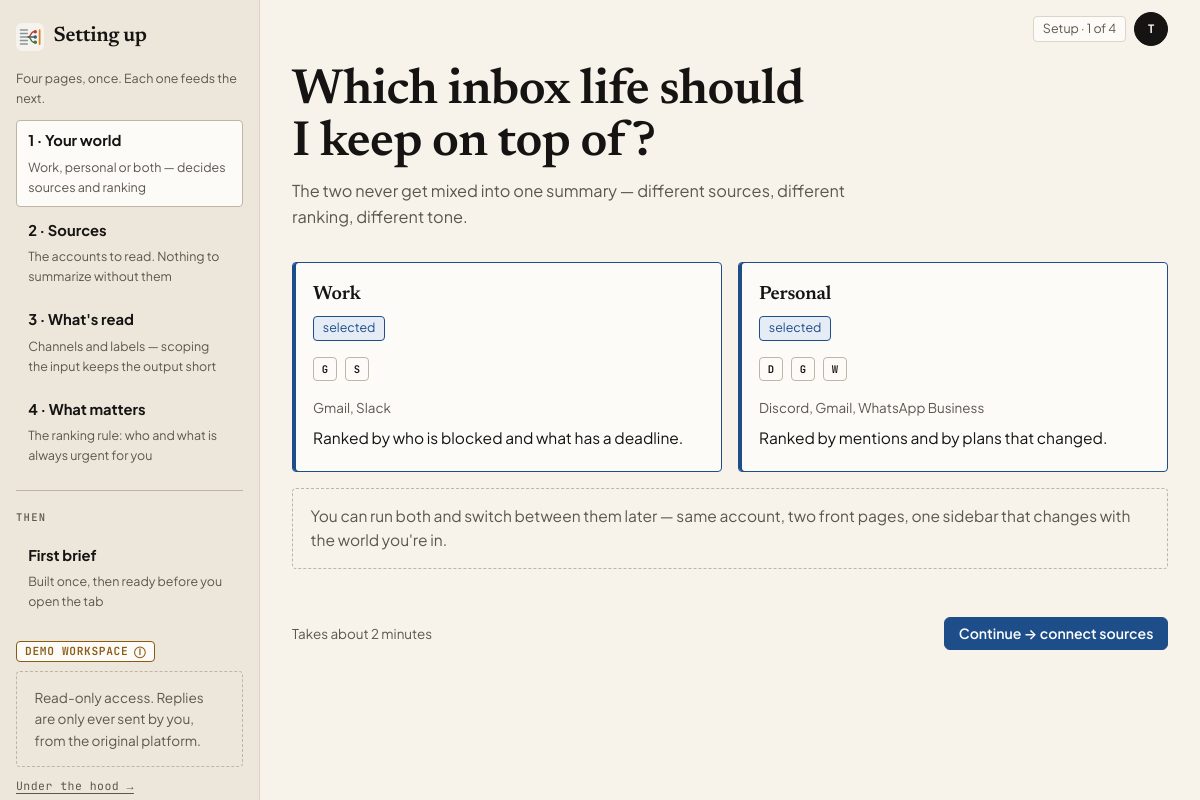
Page /setup/world/ (signed in) on the committed database.
### unopsis/models.py (models this page shows, shortened)
class Connection(models.Model):
    class Status(models.TextChoices):
        CONNECTED = "connected", "Connected"
        ERROR = "error", "Error"
        REVOKED = "revoked", "Revoked"
    space = models.ForeignKey(Space, on_delete=models.CASCADE, related_name="connections")
    provider = models.CharField(max_length=32, choices=Provider.choices)
    external_account = models.CharField(
        max_length=254,
        help_text="Identifier at the provider, e.g. an address, workspace, or handle.",
    )
    display_name = models.CharField(max_length=120, blank=True)
    status = models.CharField(max_length=16, choices=Status.choices, default=Status.CONNECTED)
    read_only = models.BooleanField(default=True)
    token_ref = models.CharField(
        max_length=200, blank=True,
        help_text=(
            "Opaque pointer to credentials held in a secrets store. No token "
            "material is ever written to this table."
        ),
    )
    included_scopes = models.JSONField(
        default=list, blank=True,
        help_text=(
            'Which channels/labels/chats count, e.g. '
            '[{"id":"C08KJ21X","name":"#engineering","type":"channel"}]. '
            "Excluded scopes are simply absent."
        ),
    )
    last_synced_at = models.DateTimeField(null=True, blank=True)
    last_error = models.TextField(blank=True)
    class Meta:
        ordering = ["space", "provider", "external_account"]
        constraints = [
            models.UniqueConstraint(
                fields=["space", "provider", "external_account"],
                name="uniq_connection_per_space_provider_account",
            )
        ]

### unopsis/app_views.py (the view)
# urls.py: path("setup/world/", app_views.setup_world, name="app-setup-world"),
@login_required
def setup_world(request):
    return _setup(request, "unopsis/app/setup_world.html", 1)

### unopsis/app_views.py (called while the page is built)
def _setup(request, template, step, **extra):
    context = {
        "steps": SETUP_STEPS,
        "step": step,
        "work": ui.current_space(WORK, request.user),
        "personal": ui.current_space(PERSONAL, request.user),
    }
    context.update(extra)
    return render(request, template, context)

### unopsis/templatetags/app_ui.py (called while the page is built)
@register.filter
def initials(name):
    parts = str(name or "").replace(".", " ").split()
    return "".join(part[0] for part in parts[:2]).upper() or "?"

@register.filter
def provider_letter(value):
    if value is None:
        return "·"
    label = value.get_provider_display() if hasattr(value, "get_provider_display") else str(value)
    return label[:1].upper() or "·"

### unopsis/ui.py (called while the page is built)
def current_space(kind, user):
    if user is None or not user.is_authenticated:
        return None
    return Space.objects.filter(kind=kind, user=user).order_by("pk").first()

### templates/unopsis/app/setup_world.html (shortened to what this page needs)
{% extends "unopsis/app/setup_base.html" %}
{% load app_ui %}
{% block setup_content %}
  <h1 class="page-title">Which inbox life should I keep on top of?</h1>
  <p class="page-sub">The two never get mixed into one summary — different sources, different ranking, different tone.</p>
  <div class="row g-3 my-3">
    <div class="col-md-6">
      <div class="app-card h-100 {% if work %}app-card--selected{% endif %}">
        <h2 class="h5 mb-2">Work</h2>
        {% if work %}<span class="chip chip--on">selected</span>{% else %}<span class="chip">Add too</span>{% endif %}
        <p class="d-flex gap-2 my-3">
          {% for connection in work.connections.all %}<span class="tile" title="{{ connection.get_provider_display }}">{{ connection|provider_letter }}</span>{% empty %}<span class="meta">No sources linked yet</span>{% endfor %}
        </p>
        <p class="meta mb-2">{% for connection in work.connections.all %}{{ connection.get_provider_display }}{% if not forloop.last %}, {% endif %}{% empty %}Gmail, Outlook, Slack, WhatsApp Business{% endfor %}</p>
        <p class="mb-0">Ranked by who is blocked and what has a deadline.</p>
      </div>
    </div>
    <div class="col-md-6">
      <div class="app-card h-100 {% if personal %}app-card--selected{% endif %}">
        <h2 class="h5 mb-2">Personal</h2>
        {% if personal %}<span class="chip chip--on">selected</span>{% else %}<span class="chip">Add too</span>{% endif %}
        <p class="d-flex gap-2 my-3">
          {% for connection in personal.connections.all %}<span class="tile" title="{{ connection.get_provider_display }}">{{ connection|provider_letter }}</span>{% empty %}<span class="meta">No sources linked yet</span>{% endfor %}
        </p>
        <p class="meta mb-2">{% for connection in personal.connections.all %}{{ connection.get_provider_display }}{% if not forloop.last %}, {% endif %}{% empty %}Discord, WhatsApp, group DMs{% endfor %}</p>
        <p class="mb-0">Ranked by mentions and by plans that changed.</p>
      </div>
    </div>
  </div>
  <p class="hint">You can run both and switch between them later — same account, two front pages, one sidebar that changes with the world you're in.</p>
{% endblock %}
{% block setup_footer %}
  <span class="meta">Takes about 2 minutes</span>
  <a class="btn-app btn-app--primary" href="{% url 'app-setup-sources' %}">Continue → connect sources</a>
{% endblock %}

### templates/unopsis/app/shell.html (shortened to what this page needs)
{% extends "base.html" %}
{% load static app_ui %}
{% block extra_css %}<link rel="stylesheet" href="{% static 'css/app.css' %}">{% endblock %}
{% block body_class %}app-body{% endblock %}
{% block body %}
<div class="app-shell">
  <aside class="app-rail" aria-label="Sidebar">
    {% block rail %}{% endblock %}
    <div class="app-rail__foot">
      {% block rail_foot %}{% endblock %}
      <a class="app-rail__under" href="{% url 'under-the-hood' %}">Under the hood →</a>
    </div>
  </aside>
  <div class="app-main">
    <header class="app-topbar">
      {% block topbar %}{% endblock %}
      {% if user.is_authenticated %}
        {% with name=user.get_full_name|default:user.get_username %}
        <details class="account-menu" data-account-menu>
          <summary aria-label="Account menu for {{ user.get_username }}">
            <span class="avatar">{{ name|initials }}</span>
          </summary>
        </details>
        {% endwith %}
      {% endif %}
    </header>
    <main class="app-content">
      {% block app_content %}{% endblock %}
    </main>
  </div>
</div>
{% endblock %}

### static/css/unopsis.css (style rules this page uses)
:root { --paper: #f7f3eb; --rail: #ede7db; --surface: #fcfbf7; --ink: #151413; --ink-soft: #5c564e; --ink-faint: #8a8378; --line: #dcd4c6; --line-strong: #bfb5a4; --selected: #e7e0d2; --accent: #1d4e89; --accent-deep: #163d6c; --accent-soft: #e5ecf5; --needs-you: #b83a2a; --needs-soft: #f5e4df; --moving: #2e5e7e; --moving-soft: #e2ebf1; --fyi: #4e6e3a; --fyi-soft: #e8eee1; --warn: #8a5a12; --warn-soft: #f6ecd9; --slate: var(--ink); --slate-deep: var(--ink); --amber: var(--accent); --f-display: "Newsreader", "Iowan Old Style", Georgia, "Times New Roman", serif; --f-ui: "Plus Jakarta Sans", "Segoe UI", system-ui, -apple-system, sans-serif; --f-mono: "JetBrains Mono", ui-monospace, "SFMono-Regular", Consolas, monospace; --radius: 4px; --radius-ui: 6px; --shadow: none; }
:root { --bs-body-font-family: var(--f-ui); --bs-font-monospace: var(--f-mono); --bs-body-bg: var(--paper); --bs-body-color: var(--ink); --bs-emphasis-color: var(--ink); --bs-secondary-color: var(--ink-soft); --bs-tertiary-color: var(--ink-faint); --bs-secondary-bg: var(--selected); --bs-tertiary-bg: var(--rail); --bs-border-color: var(--line); --bs-border-color-translucent: var(--line); --bs-border-radius: var(--radius-ui); --bs-border-radius-sm: 4px; --bs-border-radius-lg: var(--radius-ui); --bs-border-radius-xl: var(--radius-ui); --bs-border-radius-pill: 999px; --bs-box-shadow: none; --bs-box-shadow-sm: none; --bs-link-color: var(--accent); --bs-link-color-rgb: 29, 78, 137; --bs-link-hover-color: var(--accent-deep); --bs-link-hover-color-rgb: 22, 61, 108; --bs-primary: #1d4e89; --bs-primary-rgb: 29, 78, 137; --bs-secondary-rgb: 92, 86, 78; --bs-danger: #b83a2a; --bs-danger-rgb: 184, 58, 42; --bs-success: #4e6e3a; --bs-success-rgb: 78, 110, 58; --bs-info-rgb: 46, 94, 126; --bs-warning: #d6aa54; --bs-warning-rgb: 214, 170, 84; --bs-dark-rgb: 21, 20, 19; --bs-light-rgb: 237, 231, 219; --bs-code-color: var(--ink); --bs-focus-ring-color: rgba(29, 78, 137, .25); --bs-danger-text-emphasis: #7d2519; --bs-danger-bg-subtle: var(--needs-soft); --bs-danger-border-subtle: #e3b5ac; --bs-success-text-emphasis: #34491f; --bs-success-bg-subtle: var(--fyi-soft); --bs-success-border-subtle: #c3d1b4; --bs-info-text-emphasis: #1f4157; --bs-info-bg-subtle: var(--moving-soft); --bs-info-border-subtle: #b9cddb; --bs-warning-text-emphasis: #5f3d0a; --bs-warning-bg-subtle: var(--warn-soft); --bs-warning-border-subtle: #e2c896; --bs-primary-text-emphasis: #163d6c; --bs-primary-bg-subtle: var(--accent-soft); --bs-primary-border-subtle: #b8c9df; --bs-secondary-bg-subtle: var(--rail); --bs-secondary-border-subtle: var(--line); --bs-secondary-text-emphasis: var(--ink-soft); --bs-light-bg-subtle: var(--surface); --bs-light-border-subtle: var(--line); }
body { background: var(--paper); color: var(--ink); font-family: var(--f-ui); font-size: 0.97rem; line-height: 1.6; -webkit-font-smoothing: antialiased; }
h1, h2, h3, h4, .h1, .h2, .h3, .h4, .brand-mark { font-family: var(--f-display); font-weight: 600; letter-spacing: -0.012em; color: var(--ink); text-wrap: balance; }
h5, h6, .h5, .h6 { font-family: var(--f-ui); font-weight: 700; color: var(--ink); }
a { color: var(--accent); text-underline-offset: 3px; }

### rows in the picture
Connection: provider "G", provider "Gmail"
Connection: provider "S", provider "Slack"
Connection: provider "D", provider "Discord"
Connection: provider "G", provider "Gmail"
Connection: provider "W", provider "WhatsApp Business"

### other values in the picture
{{ number }} "1" "2" "3" "4"
{{ title }} "Your world" "Sources" "What's read" "What matters"
{{ blurb }} "Work, personal or both — decides sources and ranking" "The accounts to read. Nothing to summarize without them" "Channels and labels — scoping the input keeps the output short" "The ranking rule: who and what is always urgent for you"
{{ step }} "1"
{{ name|initials }} "T"
